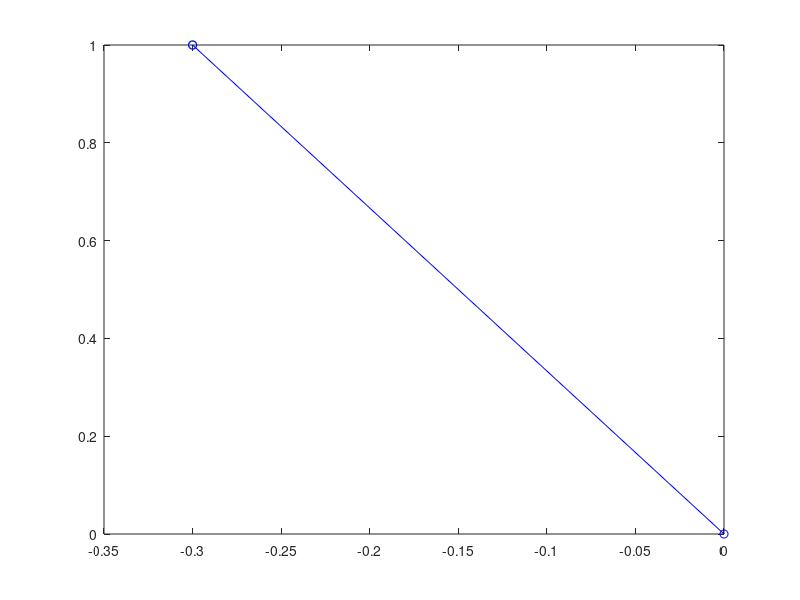

This chart was generated by the following MATLAB code: (Note: this script raises an error after producing the figure.)
clc,clear

% Initialized initial state

x0 = -0.3;
z0 = 1;
xd0 = 0.8;
zd0 = 0.;
zf = 1;

g = 9.8;

init_state = [x0,xd0,z0,zd0];

% Plot desired z trajectory

plot(x0,z0,'o');hold on;
plot([x0 0],[z0 0],'o-b');

z = [z0];

for x = x0:0.001:0
    z(end+1) = retrieve_z_trajectory(init_state,x,zf);
end

% Initialize variables for simulation and plots
hold on;
plot([x0,x0:0.001:0],z)
daspect([1 1 1])

state = init_state;
x_sequence = [x0];
z_sequence = [z0];
xd_sequence = [xd0];
f_leg_normalized = [];
f_leg_normalized(end+1) = 0;

% Controller simulation

for n = 1:100
   u = cubic_clipped_controller(state,zf);
   qdd = [0, -g]' + [state(1) state(3)]'*u;
   state([2,4]) = state([2,4]) + qdd'*0.01;
   state([1,3]) = state([1,3]) + state([2,4])*0.01;
   x_sequence(end+1) = state(1);
   z_sequence(end+1) = state(3);
   xd_sequence(end+1) = state(2);
   f_leg_normalized(end+1) = 1/g*u*norm([state(1),state(3)]);
   plot([state(1) 0],[state(3) 0],'o-r');
   plot(x_sequence,z_sequence,'-');
   %pause();
end

% Plot xd vs x

figure(2)
daspect([1 1 1])
plot(x_sequence,xd_sequence);
xlabel('x')
ylabel('xd')

% Plot normalized leg force 
figure(3)
daspect([1 1 1])
plot(x_sequence,f_leg_normalized);
xlabel('x')
ylabel('f leg normalized')



